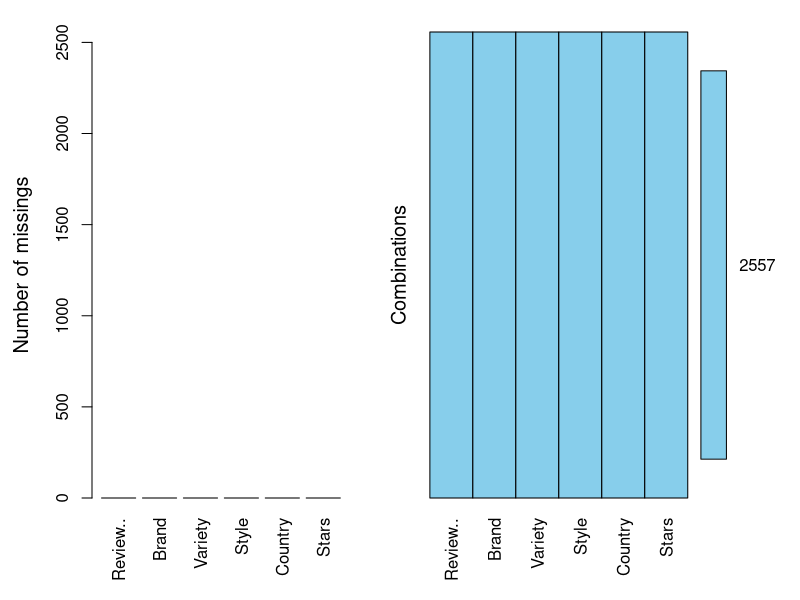
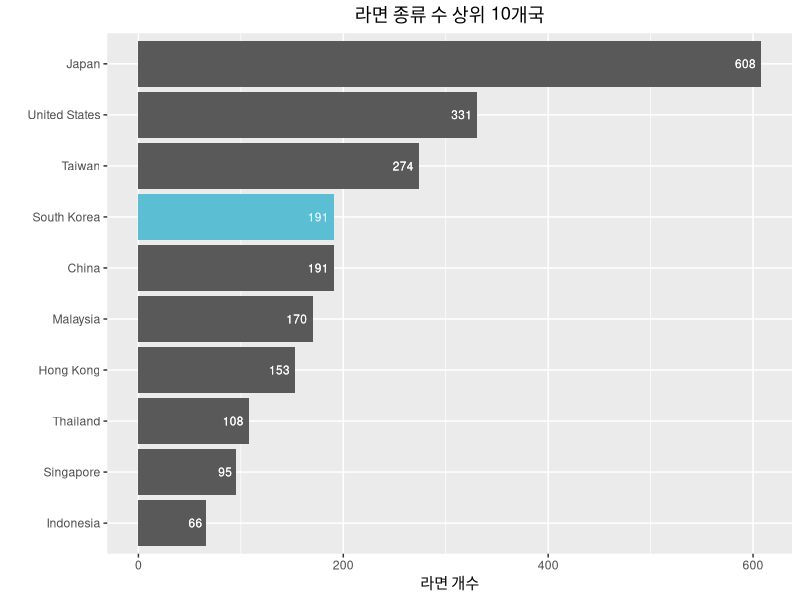
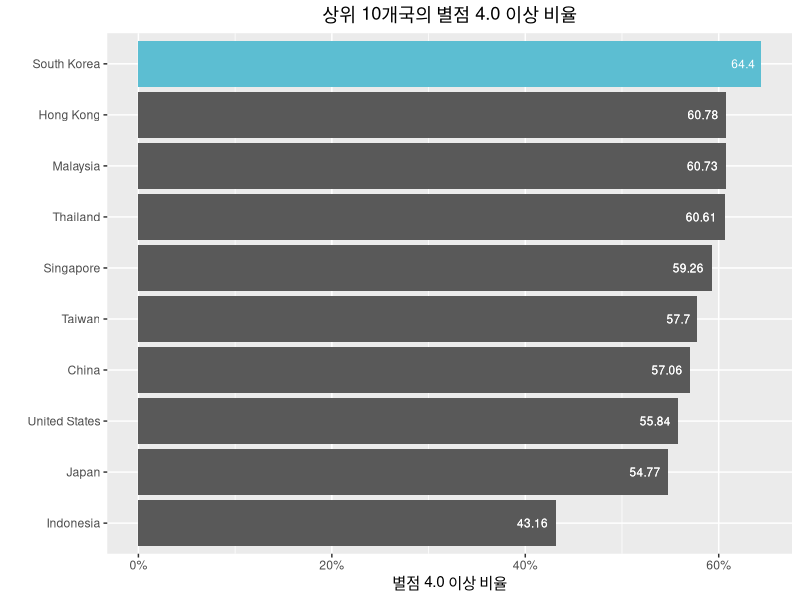
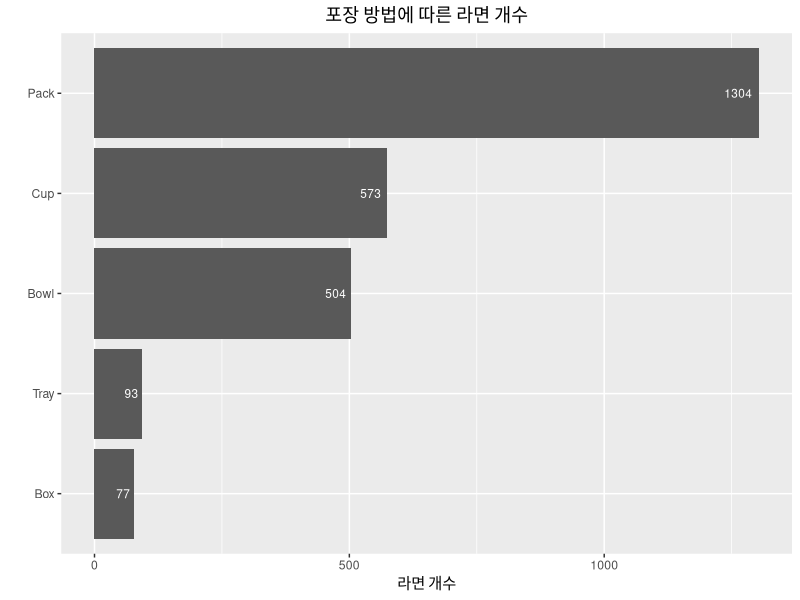
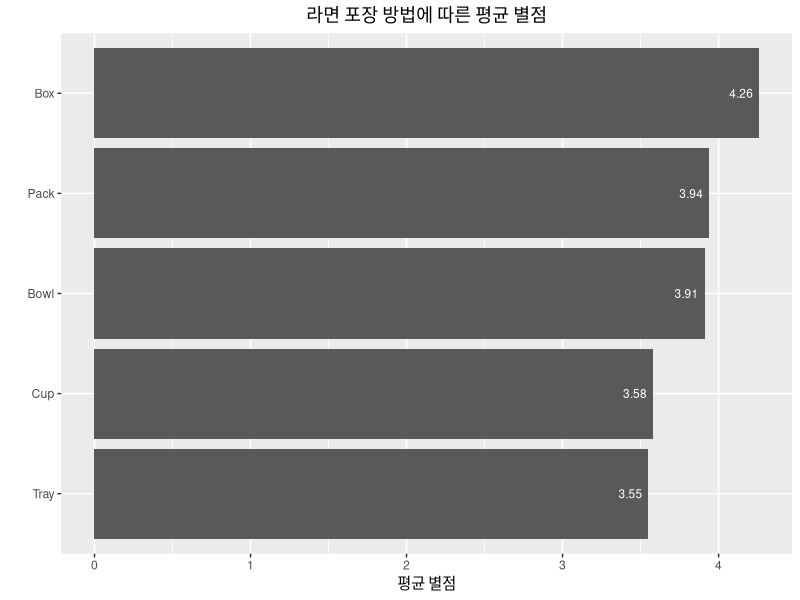

These charts were generated, in order, by the following R code:
## ---- chunk 1
knitr::opts_chunk$set(echo = TRUE)
## ---- chunk 2
df <- read.csv('./TopRamenRatings.csv', header = T,
               fileEncoding = "euc-kr")
str(df)
## ---- chunk 3
library(VIM)
aggr(df, prop = F, numbers = T)
## ---- chunk 4
summary(df)
## ---- chunk 5
df$Stars <- as.double(df$Stars)
df[is.na(df$Stars), ]$Stars <- 0
## ---- chunk 6
df$Brand <- as.factor(df$Brand)
df$Style <- as.factor(df$Style)
df$Country <- as.factor(df$Country)
## ---- chunk 7
# df[df$Stars >= 4.00 & df$Country == 'South Korea',]$Variety
## ---- chunk 8
country_10 <- head(table(df$Country)[order(table(df$Country), decreasing = T)], 10)

country_10
## ---- chunk 9
library(ggplot2)
country_10 <- as.data.frame(country_10)

graph1 <- ggplot(country_10, aes(x = reorder(Var1, Freq),
                                 y = Freq)) + geom_bar(stat = 'identity') + 
          labs(title = "라면 종류 수 상위 10개국") +
            theme(plot.title = element_text(hjust = 0.5))

graph1 <- graph1 + coord_flip() + labs(x='', y='라면 개수') + 
        geom_text(aes(label=Freq), size=3, hjust=1.25, color='#FFFFFF')

graph1 + geom_bar(country_10[country_10$Var1=='South Korea', ],
                 mapping = aes(x=reorder(Var1, Freq), y=Freq), fill='#5CBED2', 
                 stat='identity') +
         geom_text(aes(label=Freq), size=3, hjust=1.25, color='#FFFFFF')
## ---- chunk 10
df_country_10 <- df[df$Country %in% country_10$Var1,]
df_country_10 <- table(df_country_10[df_country_10$Stars >= 4.00,]$Country)
df_country_10 <- head(df_country_10[order(df_country_10, decreasing = T)], 10)
df_country_10 <- as.data.frame(df_country_10)

for (i in 1:10){
    df_country_10$Freq[i] <- df_country_10$Freq[i] / country_10$Freq[i]}

graph2 <- ggplot(df_country_10, aes(x = reorder(Var1, Freq),
                 y = Freq)) + geom_bar(stat = 'identity')  + 
          labs(title = "상위 10개국의 별점 4.0 이상 비율") +
            theme(plot.title = element_text(hjust = 0.5))

graph2 <-graph2 + coord_flip() + labs(x='', y='별점 4.0 이상 비율') +
        scale_y_continuous(labels = scales::percent) +
        geom_text(aes(label=round(Freq,4)*100), size=3,
                  hjust=1.25, color='#FFFFFF') 

graph2 + geom_bar(df_country_10[df_country_10$Var1=='South Korea', ],
                 mapping = aes(x=reorder(Var1, Freq), y=Freq), fill='#5CBED2', 
                 stat='identity') +
         geom_text(aes(label=round(Freq,4)*100), size=3, hjust=1.25, 
                   color='#FFFFFF')

## ---- chunk 11
df[(df$Country == 'South Korea') & (df$Stars == 5),]$Variety
## ---- chunk 12
ramen_style_df <- as.data.frame(table(df$Style))
ramen_style_df <- ramen_style_df[-c(1, 2, 5, 8),]

graph3 <- ggplot(ramen_style_df, aes(x = reorder(Var1, Freq),
                 y = Freq)) + geom_bar(stat = 'identity')  + 
          labs(title = "포장 방법에 따른 라면 개수") +
            theme(plot.title = element_text(hjust = 0.5))
graph3 <- graph3 + coord_flip() + labs(x='', y='라면 개수') + 
        geom_text(aes(label=Freq), size=3, hjust=1.25, color='#FFFFFF')

graph3
## ---- chunk 13
ramen_style <- c('Pack', 'Bowl', 'Cup', 'Tray', 'Box')
ramen_style_mean <- c('')

for (i in 1:5){
    ramen_style_mean[i] <- round(mean(df[df$Style == ramen_style[i],]$Stars),2)
}

ramen_style_mean_df <- data.frame(ramen_style, ramen_style_mean)
ramen_style_mean_df[2] <- as.double(ramen_style_mean)

graph4 <- ggplot(ramen_style_mean_df, aes(x = reorder(ramen_style, 
                                                      ramen_style_mean),
                 y = ramen_style_mean)) + geom_bar(stat = 'identity')  + 
          labs(title = "라면 포장 방법에 따른 평균 별점") +
            theme(plot.title = element_text(hjust = 0.5))
graph4 <- graph4 + coord_flip() + labs(x='', y='평균 별점') + 
        geom_text(aes(label=ramen_style_mean), size=3, hjust=1.25, color='#FFFFFF')
graph4
